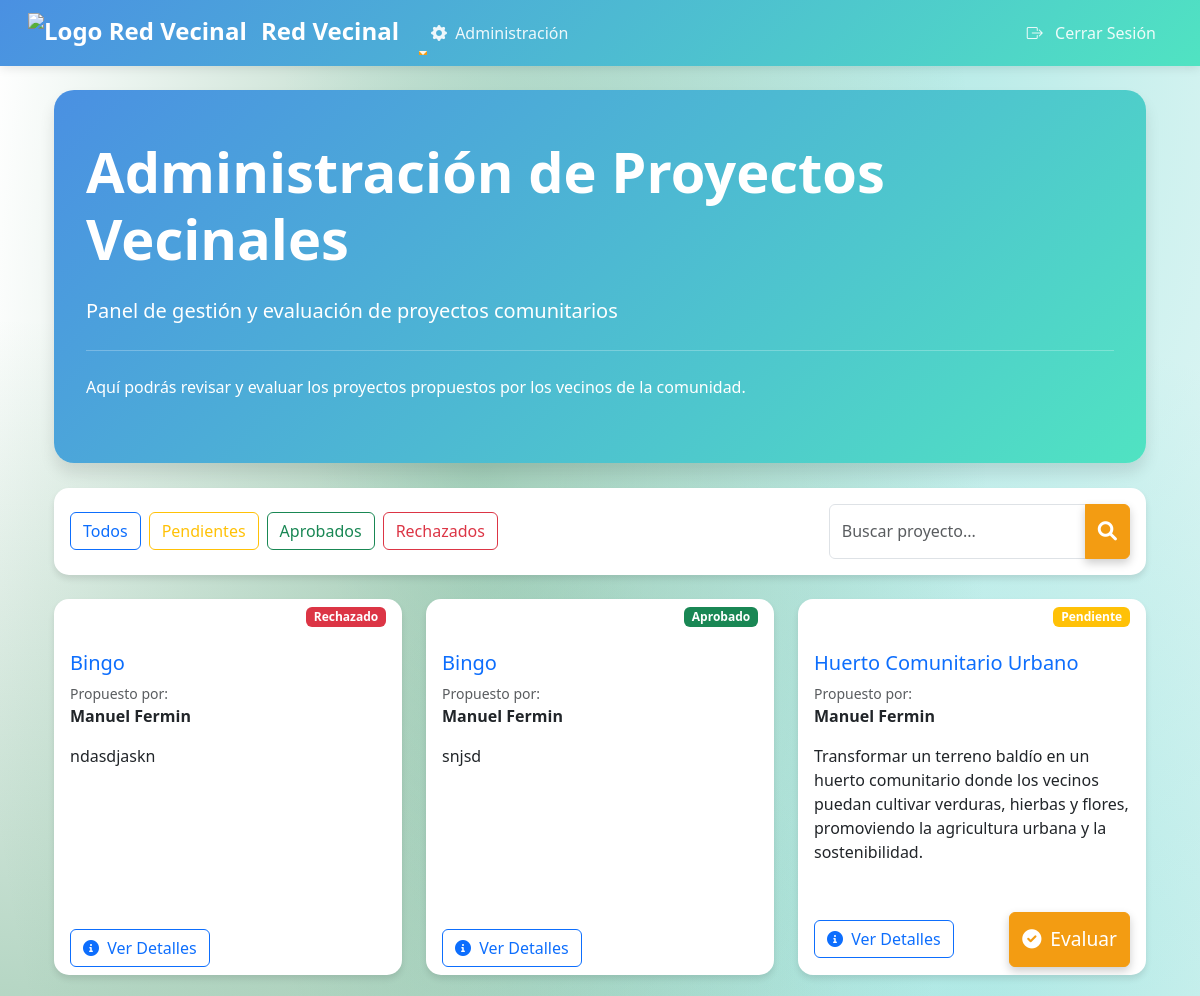
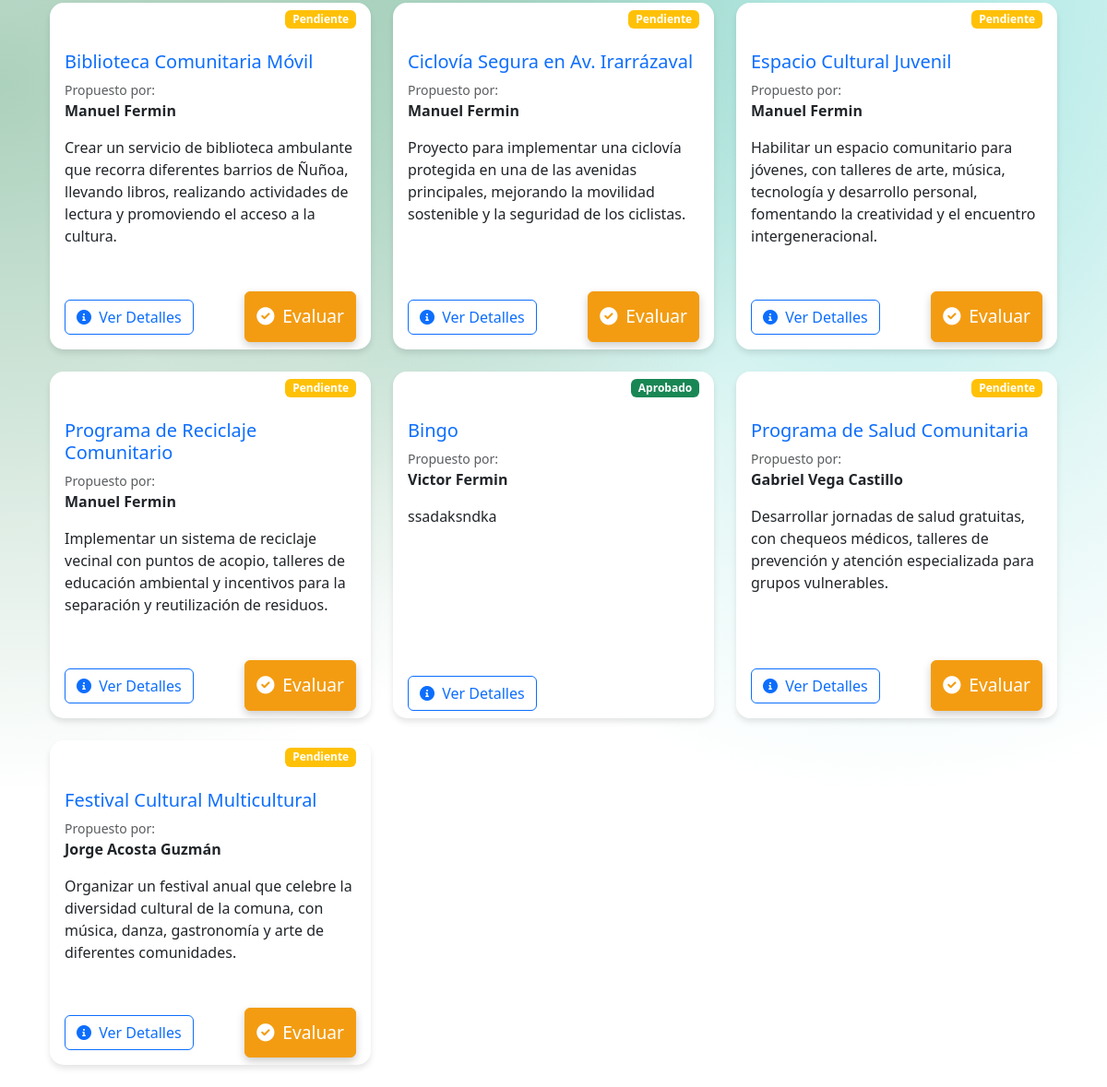
The page /administracion/proyectos/ (signed in) on the database its author committed (2 pictures, top to bottom).
### junta_vecinos/models.py (models this page shows, shortened)
class ProyectoVecinal(models.Model):
    ESTADO_CHOICES = [
        ('pendiente', 'Pendiente'),
        ('aprobado', 'Aprobado'),
        ('rechazado', 'Rechazado'),
    ]
    vecino = models.ForeignKey(Vecino, on_delete=models.CASCADE)
    propuesta = models.CharField(max_length=255)  # Cambiado de titulo a propuesta
    descripcion = models.TextField()
    fecha_postulacion = models.DateField(auto_now_add=True)
    estado = models.CharField(max_length=10, choices=ESTADO_CHOICES, default='pendiente')
    evidencia = models.ImageField(upload_to='evidencias/', blank=True, null=True)  # Campo evidencia
    razon_rechazo = models.TextField(null=True, blank=True)

class Vecino(models.Model):
    COMUNA_CHOICES = [
        ('ÑUÑOA', 'Ñuñoa'),
        ('PUENTE_ALTO', 'Puente Alto'),
        ('LA_FLORIDA', 'La Florida'),
    ]
    user = models.OneToOneField(User, on_delete=models.CASCADE)
    nombres = models.CharField(max_length=255)
    apellidos = models.CharField(max_length=255)
    direccion = models.CharField(max_length=255)
    telefono = models.CharField(max_length=15)
    fecha_nacimiento = models.DateField()
    rut = models.CharField(max_length=12, unique=True)
    comuna = models.CharField(max_length=20, choices=COMUNA_CHOICES, default='ÑUÑOA')
    administrador = models.ForeignKey(AdministradorComuna, on_delete=models.SET_NULL, null=True, related_name='vecinos')

### junta_vecinos/views.py (the view)
# urls.py: path('administracion/proyectos/', views.admin_proyectos, name='admin_proyectos'),
@login_required
def admin_proyectos(request):
    if not hasattr(request.user, 'administradorcomuna'):
        messages.error(request, "No tienes permiso para acceder a esta página.")
        return redirect('index')
    admin = request.user.administradorcomuna
    proyectos = ProyectoVecinal.objects.filter(vecino__comuna=admin.comuna)
    return render(request, 'junta_vecinos/admin_proyectos.html', {'proyectos': proyectos})

### junta_vecinos/templates/junta_vecinos/admin_proyectos.html (shortened to what this page needs)
{% extends 'junta_vecinos/base.html' %}
{% block content %}
<div class="container mt-4">
    <div class="jumbotron mb-4 text-white admin-section">
        <h1 class="display-4">Administración de Proyectos Vecinales</h1>
        <p class="lead">Panel de gestión y evaluación de proyectos comunitarios</p>
        <hr class="my-4 bg-white">
        <p>Aquí podrás revisar y evaluar los proyectos propuestos por los vecinos de la comunidad.</p>
    </div>
    <div class="card mb-4 admin-section">
        <div class="card-body">
            <div class="d-flex flex-wrap justify-content-between align-items-center">
                <div class="d-flex gap-2 flex-wrap">
                    <button class="btn btn-outline-primary" onclick="filterProjects('todos')">Todos</button>
                    <button class="btn btn-outline-warning" onclick="filterProjects('pendiente')">Pendientes</button>
                    <button class="btn btn-outline-success" onclick="filterProjects('aprobado')">Aprobados</button>
                    <button class="btn btn-outline-danger" onclick="filterProjects('rechazado')">Rechazados</button>
                </div>
                <div class="input-group w-auto">
                    <input type="text" class="form-control" placeholder="Buscar proyecto..." id="searchInput">
                    <button class="btn btn-primary" type="button">
                        <i class="fas fa-search"></i>
                    </button>
                </div>
            </div>
        </div>
    </div>
    <div class="row" id="proyectosGrid">
        {% for proyecto in proyectos %}
        <div class="col-md-6 col-lg-4 mb-4 proyecto-card" data-estado="{{ proyecto.estado }}">
            <div class="card h-100 hover-effect">
                <div class="card-header bg-transparent border-0">
                    <span class="badge {% if proyecto.estado == 'aprobado' %}bg-success
                                   {% elif proyecto.estado == 'rechazado' %}bg-danger
                                   {% else %}bg-warning{% endif %} float-end">
                        {{ proyecto.get_estado_display }}
                    </span>
                </div>
                <div class="card-body">
                    <h5 class="card-title text-primary">{{ proyecto.propuesta }}</h5>
                    <div class="d-flex align-items-center mb-3">
                        <div>
                            <p class="mb-0 text-muted small">Propuesto por:</p>
                            <p class="mb-0 fw-bold">{{ proyecto.vecino.nombres }} {{ proyecto.vecino.apellidos }}</p>
                        </div>
                    </div>
                    <p class="card-text">{{ proyecto.descripcion|truncatewords:30 }}</p>
                </div>
                <div class="card-footer bg-transparent border-0">
                    <div class="d-flex justify-content-between align-items-center">
                        <a href="{% url 'detalle_proyecto' proyecto.id %}" class="btn btn-outline-primary">
                            <i class="fas fa-info-circle me-1"></i> Ver Detalles
                        </a>
                        {% if proyecto.estado == 'pendiente' %}
                        <a href="{% url 'evaluar_proyecto' proyecto.id %}" class="btn btn-primary">
                            <i class="fas fa-check-circle me-1"></i> Evaluar
                        </a>
                        {% endif %}
                    </div>
                </div>
            </div>
        </div>
        {% endfor %}
    </div>
</div>
{% endblock %}

### junta_vecinos/static/css/styles.css (style rules this page uses)
:root { --primary-color: #4a90e2; --secondary-color: #50e3c2; --accent-color: #f39c12; --background-color: #f5f7fa; --text-color: #333333; }
body { background: linear-gradient(135deg, #f5f7fa 25%, #e8f0fe 75%); background-image: radial-gradient(at 40% 20%, rgba(46, 139, 87, 0.40) 0px, transparent 50%), radial-gradient(at 80% 0%, rgba(78, 205, 196, 0.40) 0px, transparent 50%), radial-gradient(at 0% 50%, rgba(46, 139, 87, 0.40) 0px, transparent 50%), radial-gradient(at 80% 50%, rgba(78, 205, 196, 0.40) 0px, transparent 50%); min-height: 100vh; }
.btn-primary { background-color: var(--secondary-color); border-color: var(--secondary-color); transition: all 0.3s ease; }
.card { border: none; border-radius: 15px; box-shadow: 0 4px 6px rgba(0,0,0,0.1); transition: all 0.3s ease; }
h1, h2, h3, h4, h5, h6 { color: black; }
.btn-primary { width: auto; padding: 12px; font-size: 1.2rem; background-color: var(--accent-color); border-color: var(--accent-color); transition: all 0.3s ease; box-shadow: 0 4px 10px rgba(0, 0, 0, 0.2); }
:root { --gradient-primary: linear-gradient(135deg, #4a90e2, #50e3c2); --gradient-secondary: linear-gradient(135deg, #f39c12, #e74c3c); --shadow-sm: 0 2px 4px rgba(0,0,0,0.1); --shadow-md: 0 4px 6px rgba(0,0,0,0.1); --shadow-lg: 0 10px 15px rgba(0,0,0,0.1); --transition-base: all 0.3s ease; }
.jumbotron { background: var(--gradient-primary); border-radius: 20px; padding: 3rem 2rem; margin-bottom: 2rem; color: white; animation: fadeInScale 0.6s ease-out; box-shadow: var(--shadow-lg); }
.jumbotron h1 { color: white; font-weight: 700; margin-bottom: 1.5rem; animation: slideInFromTop 0.8s ease-out; }
.card { overflow: hidden; margin-bottom: 1.5rem; animation: fadeInScale 0.6s ease-out; }
.card-body { position: relative; z-index: 1; }
.card::before { content: ''; position: absolute; top: 0; left: 0; width: 100%; height: 100%; background: var(--gradient-primary); opacity: 0; transition: var(--transition-base); z-index: 0; }
.btn { position: relative; overflow: hidden; z-index: 1; transition: var(--transition-base); }
.btn::before { content: ''; position: absolute; top: 50%; left: 50%; width: 0; height: 0; background: rgba(255,255,255,0.2); border-radius: 50%; transform: translate(-50%, -50%); transition: width 0.6s ease, height 0.6s ease; z-index: -1; }
.admin-section { opacity: 0; animation: fadeInScale 0.6s ease-out forwards; }
.admin-section:nth-child(2) { animation-delay: 0.2s; }

### rows shown on the page
ProyectoVecinal: estado "Rechazado", propuesta "Bingo", vecino.nombres "Manuel", vecino.apellidos "Fermin", descripcion "ndasdjaskn"
ProyectoVecinal: estado "Aprobado", propuesta "Bingo", vecino.nombres "Manuel", vecino.apellidos "Fermin", descripcion "snjsd"
ProyectoVecinal: estado "Pendiente", propuesta "Huerto Comunitario Urbano", vecino.nombres "Manuel", vecino.apellidos "Fermin", descripcion "Transformar un terreno baldío en un huerto comunitario donde los vecinos puedan cultivar verduras, hierbas y flores, promoviendo la agricultura urbana y la sostenibilidad.", shows "Evaluar"
ProyectoVecinal: estado "Pendiente", propuesta "Biblioteca Comunitaria Móvil", vecino.nombres "Manuel", vecino.apellidos "Fermin", descripcion "Crear un servicio de biblioteca ambulante que recorra diferentes barrios de Ñuñoa, llevando libros, realizando actividades de lectura y promoviendo el acceso a la cultura.", shows "Evaluar"
ProyectoVecinal: estado "Pendiente", propuesta "Ciclovía Segura en Av. Irarrázaval", vecino.nombres "Manuel", vecino.apellidos "Fermin", descripcion "Proyecto para implementar una ciclovía protegida en una de las avenidas principales, mejorando la movilidad sostenible y la seguridad de los ciclistas.", shows "Evaluar"
ProyectoVecinal: estado "Pendiente", propuesta "Espacio Cultural Juvenil", vecino.nombres "Manuel", vecino.apellidos "Fermin", descripcion "Habilitar un espacio comunitario para jóvenes, con talleres de arte, música, tecnología y desarrollo personal, fomentando la creatividad y el encuentro intergeneracional.", shows "Evaluar"
ProyectoVecinal: estado "Pendiente", propuesta "Programa de Reciclaje Comunitario", vecino.nombres "Manuel", vecino.apellidos "Fermin", descripcion "Implementar un sistema de reciclaje vecinal con puntos de acopio, talleres de educación ambiental y incentivos para la separación y reutilización de residuos.", shows "Evaluar"
ProyectoVecinal: estado "Aprobado", propuesta "Bingo", vecino.nombres "Victor", vecino.apellidos "Fermin", descripcion "ssadaksndka"
ProyectoVecinal: estado "Pendiente", propuesta "Programa de Salud Comunitaria", vecino.nombres "Gabriel", vecino.apellidos "Vega Castillo", descripcion "Desarrollar jornadas de salud gratuitas, con chequeos médicos, talleres de prevención y atención especializada para grupos vulnerables.", shows "Evaluar"
ProyectoVecinal: estado "Pendiente", propuesta "Festival Cultural Multicultural", vecino.nombres "Jorge", vecino.apellidos "Acosta Guzmán", descripcion "Organizar un festival anual que celebre la diversidad cultural de la comuna, con música, danza, gastronomía y arte de diferentes comunidades.", shows "Evaluar"
